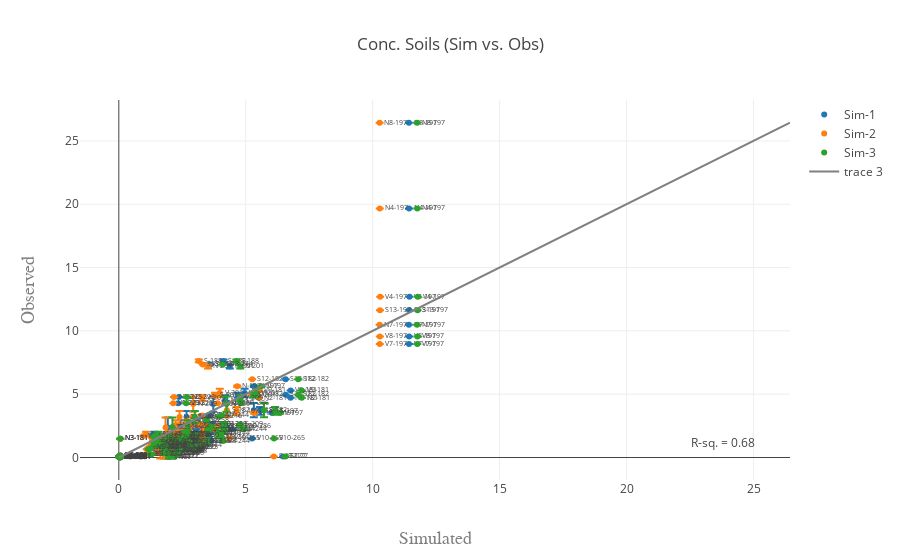

Notebook code for this chart:
### Code cell
test_var = 'ug.g'
sd = 'ug.g.SD'

data = []
for folder in range(1, folders + 1):
    df = conc_dat.loc[conc_dat['IDsim'] == ('Sim-' + str(folder))]
    #df = df.loc[df['Transect'] == 'V']
    trace = get_scatter(df, test_var, sd, name=('Sim-' + str(folder)))
    data.append(trace)
    
data.append(get_xy_line(conc_dat, test_var))

fig = go.Figure(data=data, layout=get_layout(conc_dat, test_var, title='Conc. Soils (Sim vs. Obs)'))
iplot(fig)
